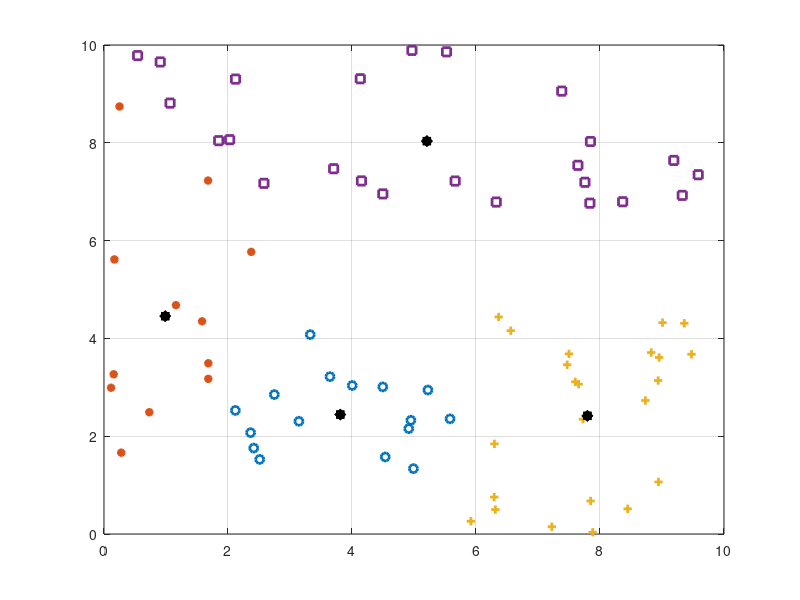

This chart was generated by the following MATLAB code:
% The following is the implementation of the k-means clustering algorithm
% Questions regarding the code may be directed to:
% orramirezba@ittepic.edu.mx
clc; clear all; close all; % clear memory and command window
%% Data of the algorithm
k=4; % Number of clusters
iter=15; % Number of iterations
%% Generate random data points 
n=75; % number of samples or points
rx=10*rand(n,1); % vector of random data x
ry=10*rand(n,1); % vector of random data y
%% Initial values of the centroids
centroidsx=rx( ceil(rand(k,1)*size(rx,1)) ,:); % initial cluster centers x
centroidsy=ry( ceil(rand(k,1)*size(ry,1)) ,:); % initial cluster centers y
%% Iterative process
for p=1:iter
    for i=1:n
        for j=1:k
            if p==1
                diste(i,j)=sqrt(((rx(i))-(centroidsx(j)))^2+((ry(i))-(centroidsy(j)))^2);
            % the sample of the jth centroid
            else
                diste(i,j)=sqrt(((rx(i))-(Cclustx(j)))^2+((ry(i))-(Cclusty(j)))^2);
            end
        end
        % Define clusters
        [minidist, CN] = min(diste(i,1:k)); % minimum distance and the
        % cluster which the sample belongs to
        Distance(p,i)=minidist; Cln(p,i)=CN;
    end
    % Recompute the clusters center
    for q=1:k
        PC=(Cln(p,:)==q); % Position of the points of the cluster
        Cpoints(q,:)=PC; % Points of the cluster
        Cclustx(q,:)=mean(rx(PC)); % New cluster centers in x
        Cclusty(q,:)=mean(ry(PC)); % New cluster centers in y
    end
    SCCx(p,:)=Cclustx; % center of the cluster at each iteration in x
    SCCy(p,:)=Cclusty; % center of the cluster at each iteration in y
    CPP(p,:,:)=Cpoints; % points of the cluster at each iteration
end
%% Plot of the movements of the centroids and clusters
CV= 'o*+s^v.db+c+m+k+yorobocomokoysrsbscsmsksy'; % Color Vector
for p=1:iter+1
    figure (1)
    if p==1
        plot(rx,ry,'o','LineWidth',1.5); hold on; plot(centroidsx,centroidsy,'*k','LineWidth',6.5);
        hold off
    else
        for i=1:k
        plot(rx(CPP(p-1,i,:)),ry(CPP(p-1,i,:)),CV(i),'LineWidth',2); % Plot points with determined color and shape
        hold on
        end
        plot(SCCx(p-1,:),SCCy(p-1,:),'*k','LineWidth',6); hold off
    end
    grid on
    pause(0.8)
end